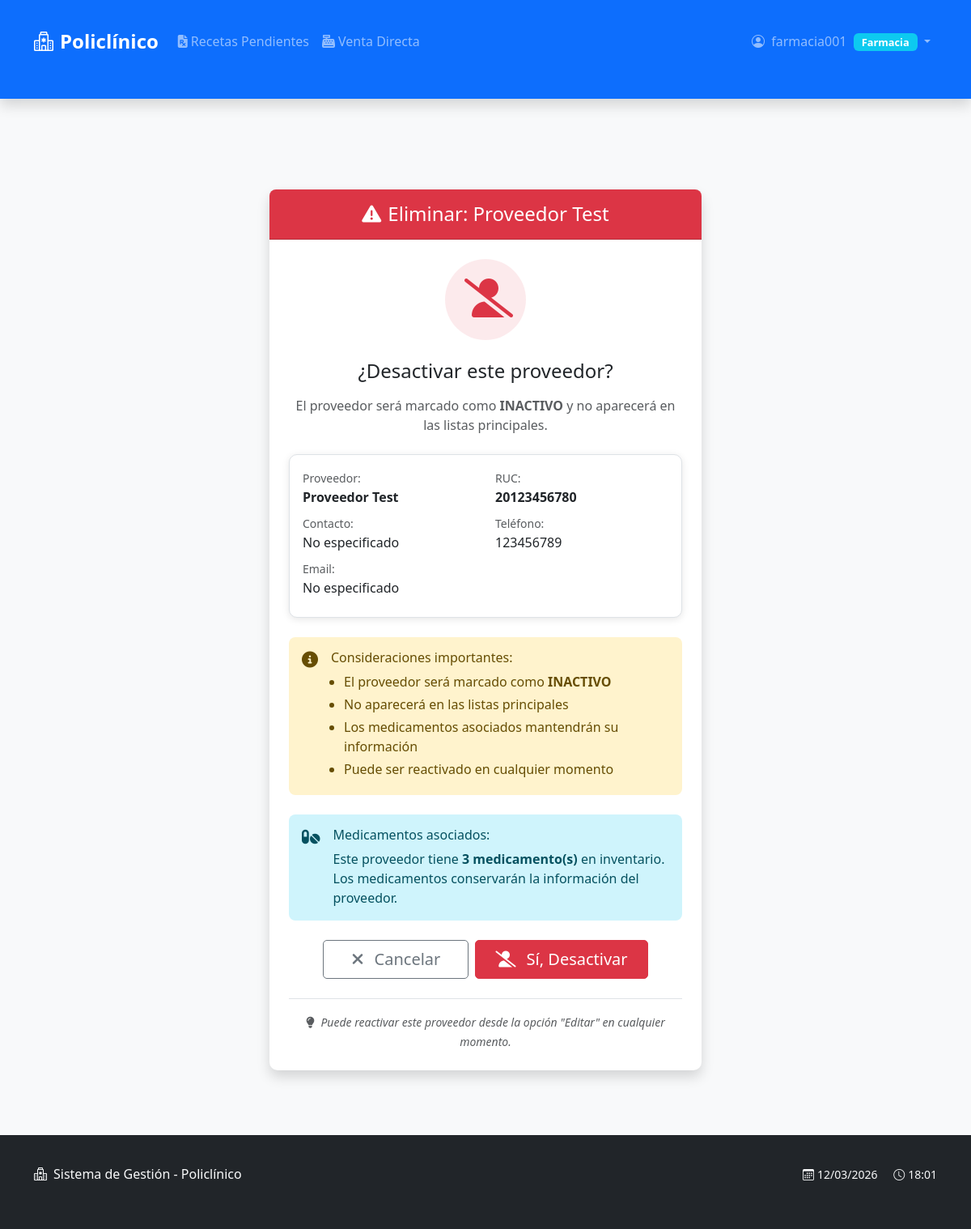
The page /farmacia/proveedores/eliminar/1/ (signed in) on the database its author committed.
### farmacia/models.py (models this page shows, shortened)
class Proveedor(models.Model):
    TIPO_PROVEEDOR_CHOICES = [
        ('NACIONAL', 'Nacional'),
        ('INTERNACIONAL', 'Internacional'),
        ('LABORATORIO', 'Laboratorio'),
        ('DISTRIBUIDOR', 'Distribuidor'),
    ]
    nombre = models.CharField(
        max_length=200,
        verbose_name='Nombre/Razón Social',
        help_text='Nombre completo del proveedor'
    )
    ruc = models.CharField(
        max_length=11,
        verbose_name='RUC',
        unique=True,
        help_text='Registro Único de Contribuyente'
    )
    tipo_proveedor = models.CharField(
        max_length=20,
        choices=TIPO_PROVEEDOR_CHOICES,
        default='DISTRIBUIDOR',
        verbose_name='Tipo de Proveedor'
    )
    telefono = models.CharField(
        max_length=15,
        verbose_name='Teléfono',
        blank=True,
        null=True,
        help_text='Teléfono principal'
    )
    telefono_alternativo = models.CharField(
        max_length=15,
        verbose_name='Teléfono Alternativo',
        blank=True,
        null=True,
        help_text='Teléfono secundario'
    )
    email = models.EmailField(
        verbose_name='Email',
        blank=True,
        null=True,
        help_text='Correo electrónico'
    )
    direccion = models.TextField(
        verbose_name='Dirección',
        blank=True,
        null=True,
        help_text='Dirección completa'
    )
    contacto = models.CharField(
        max_length=100,
        verbose_name='Persona de Contacto',
        blank=True,
        null=True,
        help_text='Nombre del contacto principal'
    )
    sitio_web = models.URLField(
        verbose_name='Sitio Web',
        blank=True,
        null=True,
        help_text='Página web del proveedor'
    )
    notas = models.TextField(
        verbose_name='Notas',
        blank=True,
        null=True,
        help_text='Notas adicionales'
    )
    activo = models.BooleanField(
        default=True,
        verbose_name='¿Activo?',
        help_text='Indica si el proveedor está activo'
    )
    fecha_registro = models.DateTimeField(
        auto_now_add=True,
        verbose_name='Fecha de Registro'
    )
    class Meta:
        verbose_name = 'Proveedor'
        verbose_name_plural = 'Proveedores'
        ordering = ['nombre']
        db_table = 'farmacia_proveedor'

### farmacia/views.py (the view, shortened to what this page needs)
# urls.py: path('proveedores/eliminar/<int:id>/', views.eliminar_proveedor, name='eliminar_proveedor'),
@login_required
@never_cache
def eliminar_proveedor(request, id):
    proveedor = get_object_or_404(Proveedor, id=id)
    context = {
        'proveedor': proveedor,
        'titulo': f'Eliminar: {proveedor.nombre}'
    }
    return render(request, 'farmacia/proveedores/eliminar.html', context)

### config/context_processors.py (called while the page is built)
def grupos_usuario(request):
    if request.user.is_authenticated:
        grupos = list(request.user.groups.values_list('name', flat=True))
        return {
            'user_groups': grupos,
            'es_doctor': 'doctores' in grupos,
            'es_recepcion': 'recepcion' in grupos,
            'es_farmacia': 'farmacia' in grupos,
            'es_laboratorio': 'laboratorio' in grupos,
            'es_administrador': 'administrador' in grupos,
            'es_super_user': request.user.is_superuser,
        }
    return {}

### farmacia/templates/farmacia/proveedores/eliminar.html (shortened to what this page needs)
{% extends 'base.html' %}
{% load static %}
{% block content %}
<div class="container">
    <div class="row justify-content-center">
        <div class="col-md-8 col-lg-6">
            <div class="card border-0 shadow mt-5">
                <div class="card-header bg-danger text-white text-center py-3">
                    <h4 class="mb-0">
                        <i class="fas fa-exclamation-triangle me-2"></i>{{ titulo }}
                    </h4>
                </div>
                <div class="card-body text-center p-4">
                    <div class="mb-4">
                        <div class="icon-circle bg-danger bg-opacity-10 p-4 rounded-circle d-inline-block">
                            <i class="fas fa-user-slash fa-3x text-danger"></i>
                        </div>
                    </div>
                    <h4 class="mb-3">¿Desactivar este proveedor?</h4>
                    <p class="text-muted mb-4">
                        El proveedor será marcado como <strong>INACTIVO</strong> y no aparecerá en las listas principales.
                    </p>
                    <div class="card border mb-4">
                        <div class="card-body text-start">
                            <div class="row">
                                <div class="col-md-6 mb-2">
                                    <small class="text-muted">Proveedor:</small>
                                    <div class="fw-bold">{{ proveedor.nombre }}</div>
                                </div>
                                <div class="col-md-6 mb-2">
                                    <small class="text-muted">RUC:</small>
                                    <div class="fw-bold">{{ proveedor.ruc }}</div>
                                </div>
                                <div class="col-md-6 mb-2">
                                    <small class="text-muted">Contacto:</small>
                                    <div>{{ proveedor.contacto|default:"No especificado" }}</div>
                                </div>
                                <div class="col-md-6 mb-2">
                                    <small class="text-muted">Teléfono:</small>
                                    <div>{{ proveedor.telefono|default:"No especificado" }}</div>
                                </div>
                                <div class="col-md-12 mb-2">
                                    <small class="text-muted">Email:</small>
                                    <div>{{ proveedor.email|default:"No especificado" }}</div>
                                </div>
                            </div>
                        </div>
                    </div>
                    <div class="alert alert-warning mb-4 text-start">
                        <div class="d-flex">
                            <div class="me-3">
                                <i class="fas fa-info-circle fa-lg"></i>
                            </div>
                            <div>
                                <h6 class="alert-heading mb-2">Consideraciones importantes:</h6>
                                <ul class="mb-0 ps-3">
                                    <li>El proveedor será marcado como <strong>INACTIVO</strong></li>
                                    <li>No aparecerá en las listas principales</li>
                                    <li>Los medicamentos asociados mantendrán su información</li>
                                    <li>Puede ser reactivado en cualquier momento</li>
                                </ul>
                            </div>
                        </div>
                    </div>
                    {% if proveedor.medicamentos.exists %}
                    <div class="alert alert-info mb-4 text-start">
                        <div class="d-flex">
                            <div class="me-3">
                                <i class="fas fa-pills fa-lg"></i>
                            </div>
                            <div>
                                <h6 class="alert-heading mb-2">Medicamentos asociados:</h6>
                                <p class="mb-0">
                                    Este proveedor tiene <strong>{{ proveedor.medicamentos.count }} medicamento(s)</strong> en inventario.
                                    Los medicamentos conservarán la información del proveedor.
                                </p>
                            </div>
                        </div>
                    </div>
                    {% endif %}
                    <form method="post" id="eliminarForm">
                        <div class="d-grid gap-2 d-md-flex justify-content-center">
                            <a href="{% url 'farmacia:lista_proveedores' %}" class="btn btn-outline-secondary btn-lg px-4">
                                <i class="fas fa-times me-2"></i> Cancelar
                            </a>
                            <button type="submit" class="btn btn-danger btn-lg px-4" id="btnDesactivar">
                                <i class="fas fa-user-slash me-2"></i> Sí, Desactivar
                            </button>
                        </div>
                    </form>
                    <div class="mt-4 pt-3 border-top">
                        <small class="text-muted">
                            <i class="fas fa-lightbulb me-1"></i>
                            <em>Puede reactivar este proveedor desde la opción "Editar" en cualquier momento.</em>
                        </small>
                    </div>
                </div>
            </div>
        </div>
    </div>
</div>
{% endblock %}

### templates/base.html (shortened to what this page needs)
<!DOCTYPE html>
<html lang="es">
<head>
    <link href="https://cdn.jsdelivr.net/npm/bootstrap@5.3.1/dist/css/bootstrap.min.css" rel="stylesheet">
    <link rel="stylesheet" href="https://cdn.jsdelivr.net/npm/bootstrap-icons@1.11.0/font/bootstrap-icons.css">
    <link rel="stylesheet" href="https://cdnjs.cloudflare.com/ajax/libs/font-awesome/6.4.0/css/all.min.css">
    {% load static %}
    <link rel="stylesheet" href="{% static 'css/styles.css' %}">
</head>
<body>
    <nav class="navbar navbar-expand-lg navbar-dark bg-primary shadow">
        <div class="container">
            <a class="navbar-brand" href="{% url 'inicio' %}">
                <i class="bi bi-hospital me-2"></i>Policlínico
            </a>
            <div class="collapse navbar-collapse" id="navbarNav">
                <ul class="navbar-nav me-auto" id="mainNavbar">
                    {% if user.is_authenticated %}
                        {% if es_farmacia %}
                        <li class="nav-item">
                            <a class="nav-link {% if '/recetas/' in request.path %}active{% endif %}"
                               href="{% url 'farmacia:recetas_pendientes' %}">
                                <i class="fas fa-file-prescription me-1"></i>Recetas Pendientes
                            </a>
                        </li>
                        <li class="nav-item">
                            <a class="nav-link {% if '/venta-directa/' in request.path %}active{% endif %}"
                               href="{% url 'farmacia:venta_directa' %}">
                                <i class="fas fa-cash-register me-1"></i>Venta Directa
                            </a>
                        </li>
                        {% endif %}
                    {% endif %}
                </ul>
                <ul class="navbar-nav">
                    {% if user.is_authenticated %}
                    <li class="nav-item dropdown">
                        <a class="nav-link dropdown-toggle" href="#" role="button" data-bs-toggle="dropdown" aria-expanded="false">
                            <i class="bi bi-person-circle me-1"></i>
                            {{ user.username }}
                            <span class="badge
                                {% if es_super_user %}bg-danger
                                {% elif es_administrador %}bg-danger
                                {% elif es_doctor %}bg-success
                                {% elif es_recepcion %}bg-warning
                                {% elif es_farmacia %}bg-info
                                {% elif es_laboratorio %}bg-secondary
                                {% else %}bg-secondary{% endif %} ms-1">
                                {% if es_super_user %}Super Admin
                                {% elif es_administrador %}Admin
                                {% elif es_doctor %}Doctor
                                {% elif es_recepcion %}Recepción
                                {% elif es_farmacia %}Farmacia
                                {% elif es_laboratorio %}Laboratorio
                                {% else %}Usuario{% endif %}
                            </span>
                        </a>
                    </li>
                    {% endif %}
                </ul>
            </div>
        </div>
    </nav>
    <div class="container mt-4">
        {% block content %}{% endblock %}
    </div>
    <footer class="footer mt-auto py-3 bg-dark text-white">
        <div class="container">
            <div class="row">
                <div class="col-md-6">
                    <span class="text-light">
                        <i class="bi bi-hospital me-2"></i>Sistema de Gestión - Policlínico
                    </span>
                </div>
                <div class="col-md-6 text-md-end">
                    <span class="text-light small">
                        <i class="bi bi-calendar3 me-1"></i>{% now "d/m/Y" %}
                        <i class="bi bi-clock ms-3 me-1"></i>{% now "H:i" %}
                    </span>
                </div>
            </div>
        </div>
    </footer>
</body>
</html>

### static/css/styles.css (style rules this page uses)
body { font-family: 'Segoe UI', Tahoma, Geneva, Verdana, sans-serif; background-color: #f8f9fa; }
.navbar-brand { font-weight: 700; font-size: 1.5rem; }
.card { box-shadow: 0 2px 10px rgba(0,0,0,0.1); border: none; border-radius: 10px; }
.card-header { border-radius: 10px 10px 0 0 !important; }
.btn { border-radius: 5px; font-weight: 500; }
.badge { font-size: 0.8em; padding: 5px 10px; }
.alert { border-radius: 8px; border: none; }
.container { padding-top: 20px; padding-bottom: 40px; }
.footer { background-color: #343a40; color: white; padding: 20px 0; margin-top: 40px; }

### farmacia/templates/farmacia/proveedores/eliminar.html (style rules this page uses)
.icon-circle { width: 100px; height: 100px; display: flex; align-items: center; justify-content: center; }
.card-header { border-radius: 0.5rem 0.5rem 0 0 !important; }
.btn-lg { min-width: 180px; }
.alert ul { margin-bottom: 0; }
.alert ul li { margin-bottom: 0.25rem; }

### rows shown on the page
Proveedor: nombre "Proveedor Test", ruc "20123456780", contacto "No especificado", telefono "123456789", email "No especificado", medicamentos.count "3"

### other values the page prints
{{ user.username }} "farmacia001"
{{ titulo }} "Eliminar: Proveedor Test"
